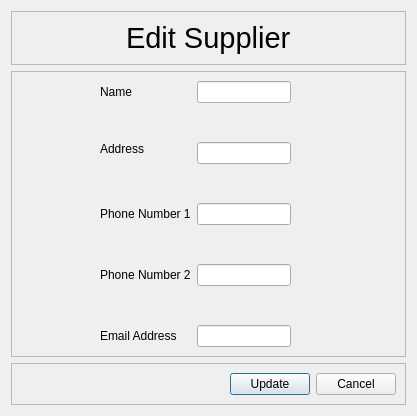
<?xml version="1.0" encoding="UTF-8"?>
<ui version="4.0">
 <class>Dialog</class>
 <widget class="QDialog" name="Dialog">
  <property name="geometry">
   <rect>
    <x>0</x>
    <y>0</y>
    <width>417</width>
    <height>416</height>
   </rect>
  </property>
  <property name="windowTitle">
   <string>Edit supplier</string>
  </property>
  <layout class="QGridLayout" name="gridLayout_4">
   <item row="2" column="0" colspan="2">
    <widget class="QFrame" name="frame_3">
     <property name="frameShape">
      <enum>QFrame::StyledPanel</enum>
     </property>
     <property name="frameShadow">
      <enum>QFrame::Raised</enum>
     </property>
     <layout class="QGridLayout" name="gridLayout_3">
      <item row="0" column="0">
       <spacer name="horizontalSpacer_8">
        <property name="orientation">
         <enum>Qt::Horizontal</enum>
        </property>
        <property name="sizeHint" stdset="0">
         <size>
          <width>40</width>
          <height>20</height>
         </size>
        </property>
       </spacer>
      </item>
      <item row="0" column="1">
       <widget class="QPushButton" name="updateButton">
        <property name="statusTip">
         <string/>
        </property>
        <property name="text">
         <string>Update</string>
        </property>
       </widget>
      </item>
      <item row="0" column="2">
       <widget class="QPushButton" name="cancelButton">
        <property name="text">
         <string>Cancel</string>
        </property>
       </widget>
      </item>
     </layout>
    </widget>
   </item>
   <item row="0" column="0" colspan="2">
    <widget class="QFrame" name="frame">
     <property name="frameShape">
      <enum>QFrame::StyledPanel</enum>
     </property>
     <property name="frameShadow">
      <enum>QFrame::Raised</enum>
     </property>
     <layout class="QGridLayout" name="gridLayout">
      <item row="0" column="0" alignment="Qt::AlignHCenter">
       <widget class="QLabel" name="label">
        <property name="font">
         <font>
          <pointsize>22</pointsize>
         </font>
        </property>
        <property name="text">
         <string>Edit Supplier</string>
        </property>
       </widget>
      </item>
     </layout>
    </widget>
   </item>
   <item row="1" column="0" colspan="2">
    <widget class="QFrame" name="frame_2">
     <property name="frameShape">
      <enum>QFrame::StyledPanel</enum>
     </property>
     <property name="frameShadow">
      <enum>QFrame::Raised</enum>
     </property>
     <layout class="QGridLayout" name="gridLayout_2">
      <item row="2" column="3" alignment="Qt::AlignTop">
       <widget class="QLabel" name="addressLabel">
        <property name="text">
         <string>Address</string>
        </property>
       </widget>
      </item>
      <item row="2" column="2">
       <spacer name="horizontalSpacer_2">
        <property name="orientation">
         <enum>Qt::Horizontal</enum>
        </property>
        <property name="sizeHint" stdset="0">
         <size>
          <width>40</width>
          <height>20</height>
         </size>
        </property>
       </spacer>
      </item>
      <item row="4" column="3">
       <widget class="QLabel" name="phoneNumber1Label">
        <property name="text">
         <string>Phone Number 1</string>
        </property>
       </widget>
      </item>
      <item row="6" column="3">
       <widget class="QLabel" name="phoneNumber2Label">
        <property name="text">
         <string>Phone Number 2</string>
        </property>
       </widget>
      </item>
      <item row="2" column="5">
       <spacer name="horizontalSpacer_5">
        <property name="orientation">
         <enum>Qt::Horizontal</enum>
        </property>
        <property name="sizeHint" stdset="0">
         <size>
          <width>40</width>
          <height>20</height>
         </size>
        </property>
       </spacer>
      </item>
      <item row="1" column="4">
       <spacer name="verticalSpacer_2">
        <property name="orientation">
         <enum>Qt::Vertical</enum>
        </property>
        <property name="sizeHint" stdset="0">
         <size>
          <width>20</width>
          <height>40</height>
         </size>
        </property>
       </spacer>
      </item>
      <item row="2" column="8">
       <spacer name="horizontalSpacer">
        <property name="orientation">
         <enum>Qt::Horizontal</enum>
        </property>
        <property name="sizeHint" stdset="0">
         <size>
          <width>40</width>
          <height>20</height>
         </size>
        </property>
       </spacer>
      </item>
      <item row="7" column="4">
       <spacer name="verticalSpacer_5">
        <property name="orientation">
         <enum>Qt::Vertical</enum>
        </property>
        <property name="sizeHint" stdset="0">
         <size>
          <width>20</width>
          <height>40</height>
         </size>
        </property>
       </spacer>
      </item>
      <item row="0" column="3">
       <widget class="QLabel" name="nameLabel">
        <property name="text">
         <string>Name</string>
        </property>
       </widget>
      </item>
      <item row="8" column="3">
       <widget class="QLabel" name="emailLabel">
        <property name="text">
         <string>Email Address</string>
        </property>
       </widget>
      </item>
      <item row="3" column="4">
       <spacer name="verticalSpacer_3">
        <property name="orientation">
         <enum>Qt::Vertical</enum>
        </property>
        <property name="sizeHint" stdset="0">
         <size>
          <width>20</width>
          <height>40</height>
         </size>
        </property>
       </spacer>
      </item>
      <item row="2" column="0">
       <spacer name="horizontalSpacer_4">
        <property name="orientation">
         <enum>Qt::Horizontal</enum>
        </property>
        <property name="sizeHint" stdset="0">
         <size>
          <width>40</width>
          <height>20</height>
         </size>
        </property>
       </spacer>
      </item>
      <item row="5" column="4">
       <spacer name="verticalSpacer_4">
        <property name="orientation">
         <enum>Qt::Vertical</enum>
        </property>
        <property name="sizeHint" stdset="0">
         <size>
          <width>20</width>
          <height>40</height>
         </size>
        </property>
       </spacer>
      </item>
      <item row="2" column="6">
       <spacer name="horizontalSpacer_7">
        <property name="orientation">
         <enum>Qt::Horizontal</enum>
        </property>
        <property name="sizeHint" stdset="0">
         <size>
          <width>40</width>
          <height>20</height>
         </size>
        </property>
       </spacer>
      </item>
      <item row="2" column="1">
       <spacer name="horizontalSpacer_6">
        <property name="orientation">
         <enum>Qt::Horizontal</enum>
        </property>
        <property name="sizeHint" stdset="0">
         <size>
          <width>40</width>
          <height>20</height>
         </size>
        </property>
       </spacer>
      </item>
      <item row="2" column="7">
       <spacer name="horizontalSpacer_3">
        <property name="orientation">
         <enum>Qt::Horizontal</enum>
        </property>
        <property name="sizeHint" stdset="0">
         <size>
          <width>40</width>
          <height>20</height>
         </size>
        </property>
       </spacer>
      </item>
      <item row="0" column="4">
       <widget class="QLineEdit" name="nameInput"/>
      </item>
      <item row="2" column="4">
       <widget class="QLineEdit" name="addressInput"/>
      </item>
      <item row="4" column="4">
       <widget class="QLineEdit" name="phoneNumber1Input"/>
      </item>
      <item row="6" column="4">
       <widget class="QLineEdit" name="phoneNumber2Input"/>
      </item>
      <item row="8" column="4">
       <widget class="QLineEdit" name="emailInput"/>
      </item>
     </layout>
    </widget>
   </item>
  </layout>
 </widget>
 <resources/>
 <connections/>
</ui>
